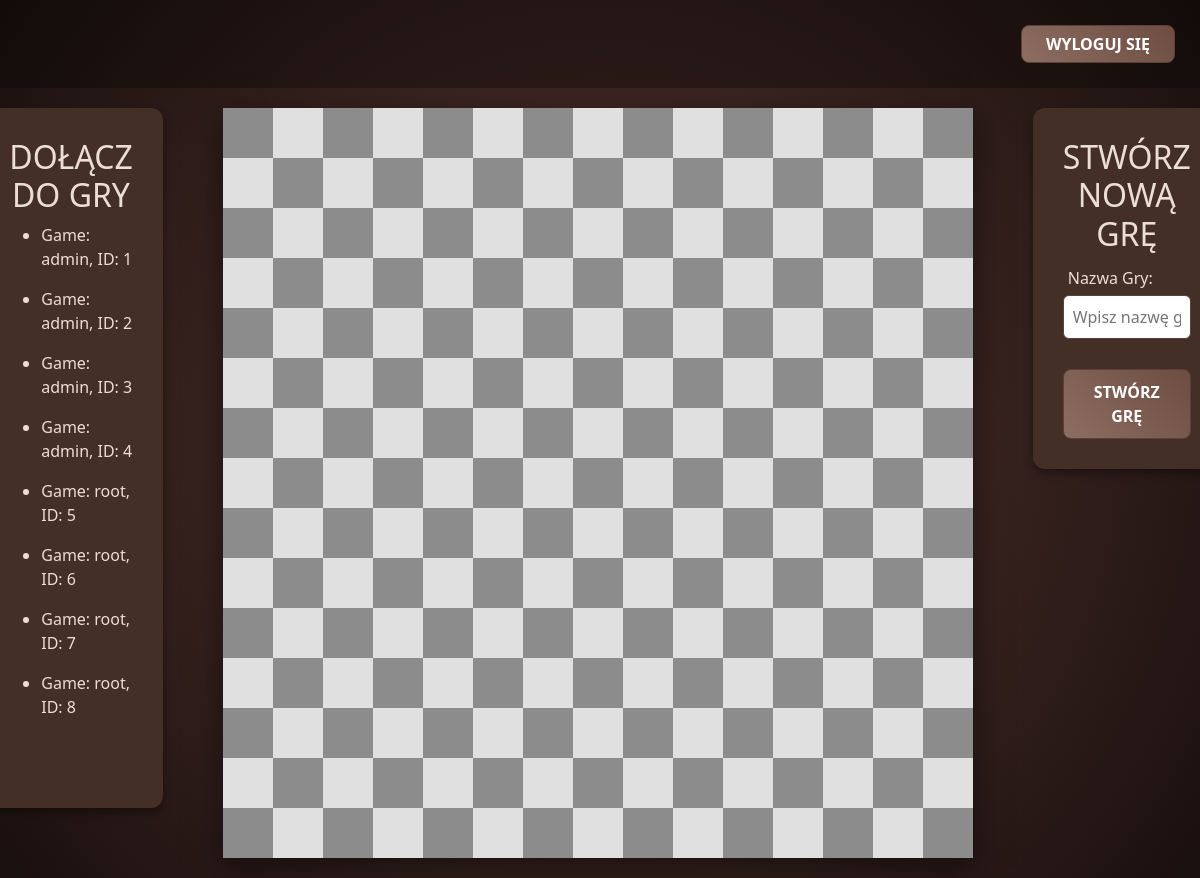
/aplikacja/lobby (signed in), run on the app's committed database.
### aplikacja/models.py (models this page shows, shortened)
class Game(models.Model):
    board = models.TextField(default = "[]")
    current_player = models.CharField(max_length = 1, choices = [("o", "player o"), ("x", "player x")])
    host_player = models.ForeignKey(User, on_delete=models.CASCADE, related_name="hosted_games")
    guest_player = models.ForeignKey(User, on_delete=models.CASCADE, related_name="guest_games", null=True, blank=True)
    host_player_symbol = models.CharField(max_length=1, choices=[("o", "player o"), ("x", "player x")])
    winner = models.CharField(max_length=1, choices=[("o", "player o"), ("x", "player x")])
    is_done = models.BooleanField(default=False)
    def __str__(self):
        return f"Game: {self.host_player}, ID: {self.pk}"

### aplikacja/views.py (the view)
# urls.py: path('lobby', lobby, name='lobby'),
@login_required(login_url='login_user')
def lobby(request):
    games = Game.objects.filter(is_done=False, guest_player__isnull=True)
    return render(request, "aplikacja/lobby.html", {'games':games})

### aplikacja/templates/aplikacja/lobby.html (shortened to what this page needs)
{% extends "base.html" %}
{% block content %}
<header class="navbar">
    <form action="{% url 'logout_user' %}" method="POST" class="m-0">
        <button type="submit" class="btn btn-custom px-4 rounded-3 fw-bold">
            WYLOGUJ SIĘ
        </button>
    </form>
</header>
<div class="panel">
    <div class="left-panel">
        <h2>DOŁĄCZ DO GRY</h2>
        {% for x in games %}
        <ul>
            <li>{{ x }}</li>
        </ul>
        {% endfor %}
    </div>
    <div id="board"></div>
    <div class="host-panel">
        <h2>STWÓRZ NOWĄ GRĘ</h2>
        <div class="form-group">
            <label for="game-name">Nazwa Gry:</label>
            <input type="text" class="input-castom" id="game-name" name="game-name"
                   placeholder="Wpisz nazwę gry...">
        </div>
        <div class="form-group">
            <button type="submit" class="btn btn-custom px-4 rounded-3 fw-bold">STWÓRZ GRĘ</button>
        </div>
    </div>
</div>
{% endblock %}

### aplikacja/static/aplikacja/style.css (style rules this page uses)
* { margin: 0; padding: 0; box-sizing: border-box; }
body { background: radial-gradient(circle at center, #5d4037 0%, #3e2723 40%, #1a100e 100%); color: #fff; min-height: 100vh; display: flex; flex-direction: column; }
.btn-custom { background: linear-gradient(45deg, #8d6e63, #6d4c41); border: 1px solid #5d4037; color: white; transition: all 0.3s ease; }
.navbar { display: flex; justify-content: flex-end; align-items: center; padding: 25px; background-color: rgba(0, 0, 0, 0.3); }
.panel { flex: 1; display: flex; justify-content: center; flex-direction: row; align-items: flex-start; gap: 60px; padding: 20px; width: 100%; }
#board { display: grid; grid-template-columns: repeat(15, 50px); grid-template-rows: repeat(15, 50px); border: 5px #3e2b26; box-shadow: 0 10px 30px rgba(0, 0, 0, 0.5); }
.left-panel { background-color: #432f26; color: #edded3; border-radius: 12px; box-shadow: 0 4px 8px rgb(0, 0, 0, 0.4); width: 400px; min-height: 700px; max-height: 1000px; padding: 30px; }
.left-panel h2 { text-align: center; }
.host-panel { background-color: #432f26; padding: 30px; color: #edded3; border-radius: 12px; box-shadow: 0 4px 8px rgb(0, 0, 0, 0.4); width: 400px; }
.host-panel h2 { text-align: center; }
.form-group label { padding: 5px; }
.form-group button { width: 100%; padding: 10px; margin-top: 30px; }
.input-castom { width: 100%; padding: 9px; border: 1px solid #5a4238; border-radius: 6px; }

### data on the page
Game: host_player+id "Game: admin, ID: 1"
Game: host_player+id "Game: admin, ID: 2"
Game: host_player+id "Game: admin, ID: 3"
Game: host_player+id "Game: admin, ID: 4"
Game: host_player+id "Game: root, ID: 5"
Game: host_player+id "Game: root, ID: 6"
Game: host_player+id "Game: root, ID: 7"
Game: host_player+id "Game: root, ID: 8"
